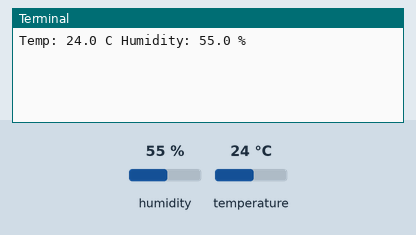
Simulated run of this program. Board: Raspberry Pi (BCM pin numbers). Shown: the last lines printed to the terminal. Inputs (shaded band) come from the test bench; at power-on: humidity 55 %, temperature 24 °C.

Above: at 1.2 s.
1.3 s: humidity set to 22 %
At 2.7 s:
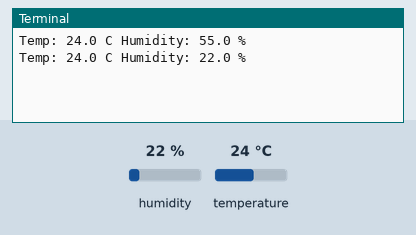
3.4 s: temperature set to 12 °C
At 4.7 s:
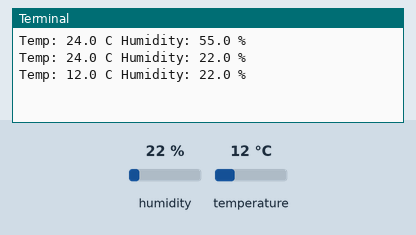
5.5 s: humidity set to 40 %
At 7.7 s:
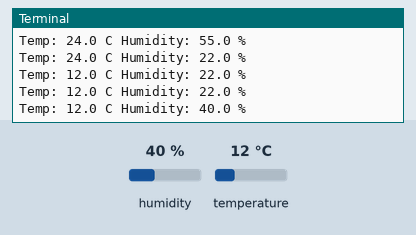
Timing chart, 0 to 9.2 s (numbered marks = the images above; inputs shaded):
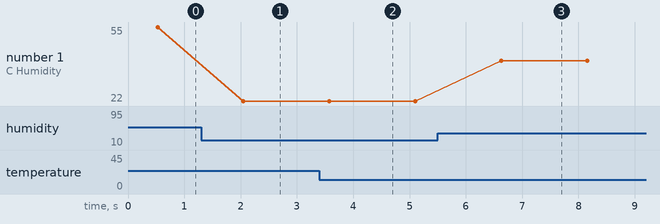

Measured:
- after the input at 1.3 s, the terminal: prints a new line after 0.75 s (image 1)
- after the input at 3.4 s, the terminal: prints a new line after 0.18 s (image 2)
- after the input at 5.5 s, the terminal: prints a new line after 1.1 s (image 3)
- plotted number 1: 55 → 22 after the input at 1.3 s, 22 → 40 after the input at 5.5 s

The program:

Raspberry_Pi_DHT11_new.py
```python
import sys
import Adafruit_DHT
import time

while True:
	humidity, temperature = Adafruit_DHT.read_retry(11, 4)

	print ("Temp: {0:0.1f} C Humidity: {1:0.1f} %".format(temperature, humidity))
	time.sleep(1)
```
